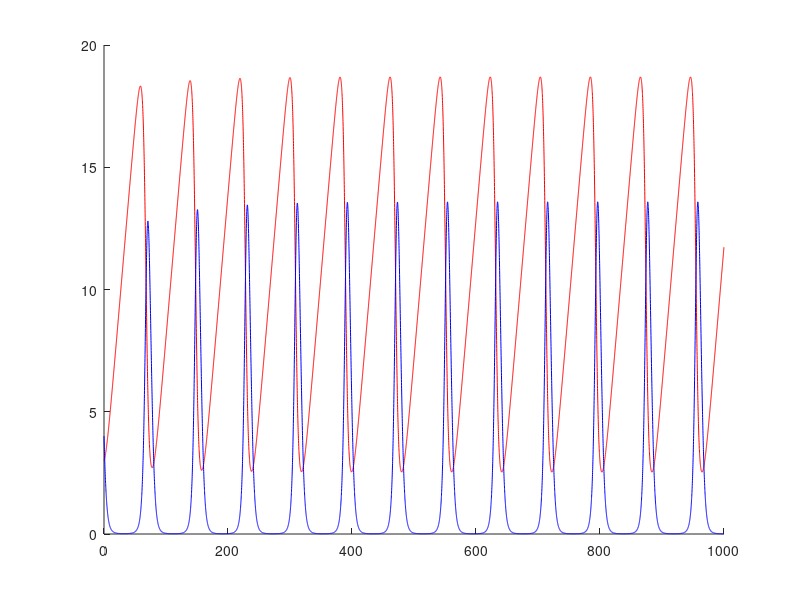
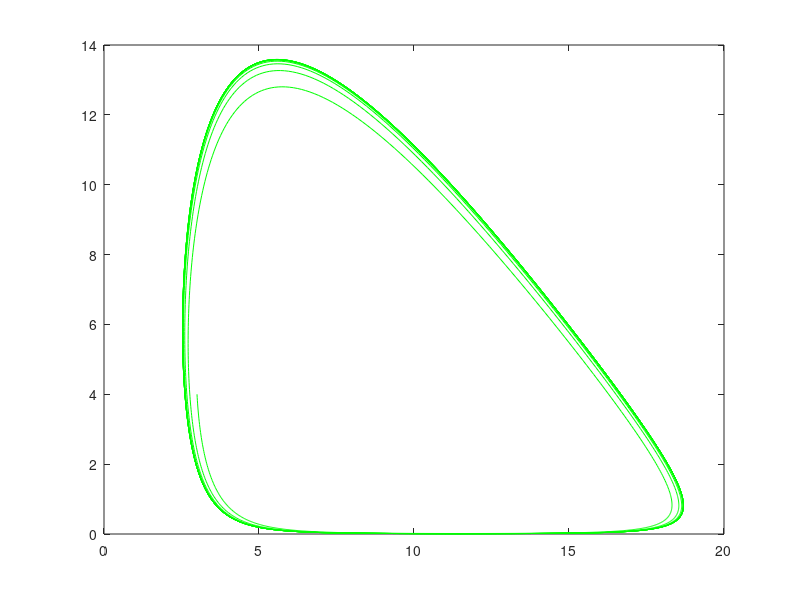

Write the MATLAB code that produced these figures, in order.
k1 = 0.02;
kp=6;
Km=13;
Vin=0.3;
G0 = 3;
ATP0 = 4;
dt = 0.1;
tlast = 1000;
iterations = round(tlast/dt);
Gall = zeros(iterations,1);
ATPall = zeros(iterations,1);
G=G0;
ATP=ATP0;
peaks = [] %contains indices of peaks of [Glucose] used to compute the frrequence
for i = 1:iterations
    Gall(i) = G;
    ATPall(i)=ATP;
    dGdt = Vin - k1*G*ATP;
    dGdt_all(i) = dGdt; 
    dATPdt = 2*k1*G*ATP - (kp*ATP)/(ATP + Km) ; 
    G = G + dGdt*dt; 
    ATP = ATP + dATPdt*dt;
end
time = dt*(0:iterations-1)';
figure
hold on
plot(time,Gall,'r')
plot(time,ATPall,'b')
figure
plot(Gall,ATPall,'g')
Gmax = max(Gall)
ATPmax = max(ATPall)

%method for freq1 - wrong
%maximum = Gall((Gall-Gmax)<0.1);
%f4=length(maximum)

%method for freq2 - wrong
%peak=[]
%for i = 1:length(Gall)
%    if i<length(Gall)
%peak = [peak Gall((Gall(i+1)-Gall(i))<dt)]
%    end
%end
%peak

%method for freq3 - works great!!
for i = 2:length(dGdt_all)
        if (sign(dGdt_all(i)) ~= sign(dGdt_all(i-1)))
            peaks = [peaks, i];
        end
 end
    display(length(peaks)/2) %show the frequence

    
    clear all
    
%amplitudes - seems to work
%ampl_vector = [Vin k1 kp Km max(Gall)-min(Gall) max(ATPall)-min(ATPall)]
%ampl_matrix = [ampl_matrix; ampl_vector]

